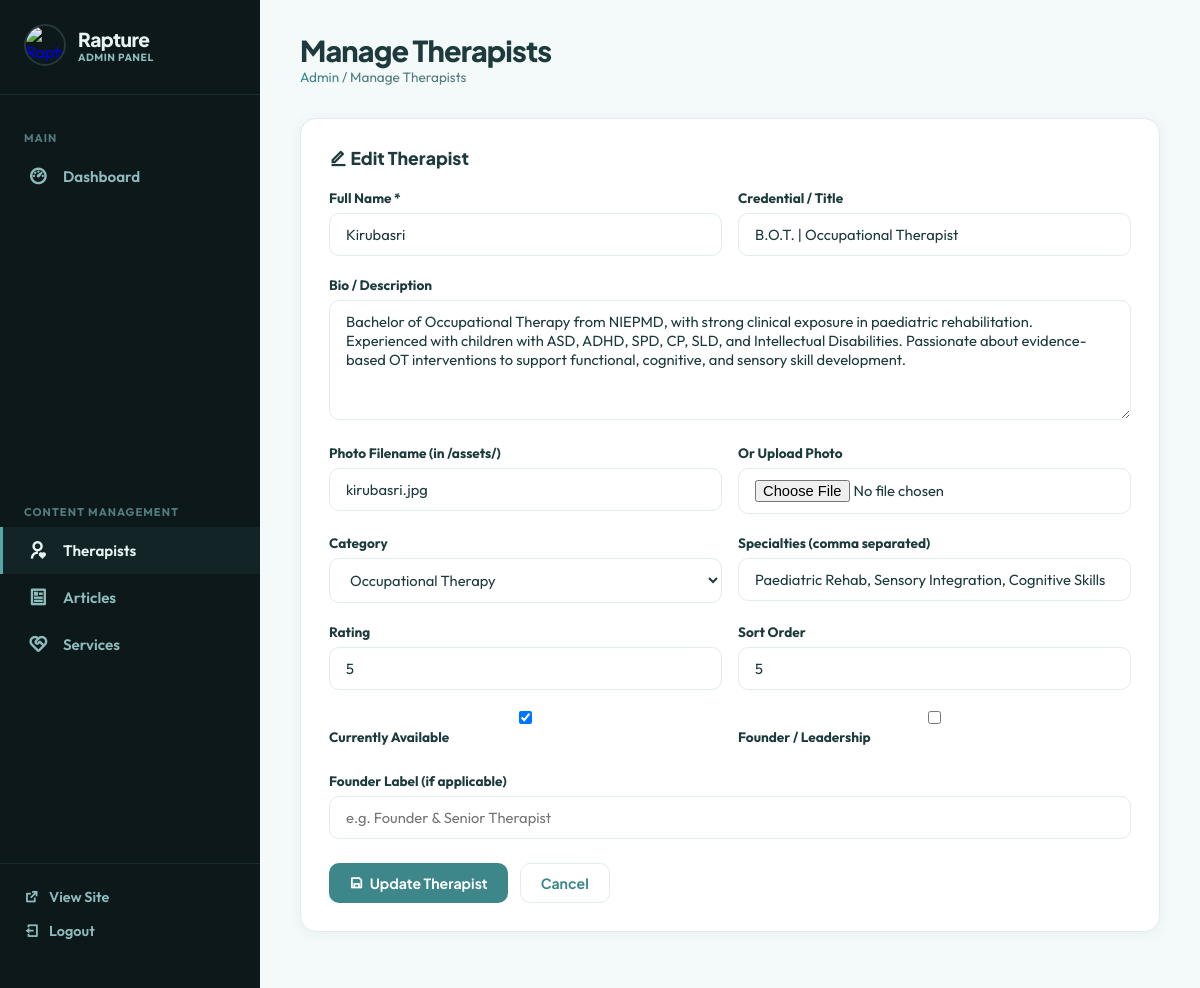
/admin/therapists.php?action=edit&id=5 (signed in), run on the app's committed database.
### tables this page shows
CREATE TABLE therapists (
            id INTEGER PRIMARY KEY AUTOINCREMENT,
            name TEXT NOT NULL,
            credential TEXT DEFAULT '',
            bio TEXT DEFAULT '',
            photo TEXT DEFAULT '',
            category TEXT DEFAULT 'speech',
            specialties TEXT DEFAULT '',
            rating REAL DEFAULT 5.0,
            is_available INTEGER DEFAULT 1,
            is_founder INTEGER DEFAULT 0,
            founder_label TEXT DEFAULT '',
            sort_order INTEGER DEFAULT 0,
            created_at DATETIME DEFAULT CURRENT_TIMESTAMP
        );

### admin/therapists.php (the view, shortened to what this page needs)
<?php
$db = getDB();
$action = $_GET['action'] ?? 'list';
$id = intval($_GET['id'] ?? 0);
$editData = null;
if ($action === 'edit' && $id > 0) {
    $stmt = $db->prepare('SELECT * FROM therapists WHERE id = ?');
    $stmt->execute([$id]);
    $editData = $stmt->fetch();
}
require_once __DIR__ . '/includes/header.php';
?>
<?php if ($action === 'add' || $action === 'edit'): ?>
<div class="admin-card">
    <h3><i class="ri-<?= $action === 'edit' ? 'edit' : 'user-add' ?>-line"></i> <?= $action === 'edit' ? 'Edit' : 'Add' ?> Therapist</h3>
    <form method="POST" class="admin-form" enctype="multipart/form-data">
        <div class="form-row-admin">
            <div class="form-group">
                <label for="name">Full Name *</label>
                <input type="text" id="name" name="name" value="<?= htmlspecialchars($editData['name'] ?? '') ?>" required>
            </div>
            <div class="form-group">
                <label for="credential">Credential / Title</label>
                <input type="text" id="credential" name="credential" value="<?= htmlspecialchars($editData['credential'] ?? '') ?>" placeholder="e.g. B.Sc SLP (Speech & Hearing)">
            </div>
        </div>
        <div class="form-group">
            <label for="bio">Bio / Description</label>
            <textarea id="bio" name="bio" placeholder="Brief professional biography..."><?= htmlspecialchars($editData['bio'] ?? '') ?></textarea>
        </div>
        <div class="form-row-admin">
            <div class="form-group">
                <label for="photo">Photo Filename (in /assets/)</label>
                <input type="text" id="photo" name="photo" value="<?= htmlspecialchars($editData['photo'] ?? '') ?>" placeholder="e.g. therapist_photo.png">
            </div>
            <div class="form-group">
                <label for="photo_file">Or Upload Photo</label>
                <input type="file" id="photo_file" name="photo_file" accept="image/*">
            </div>
        </div>
        <div class="form-row-admin">
            <div class="form-group">
                <label for="category">Category</label>
                <select id="category" name="category">
                    <option value="ot" <?= ($editData['category'] ?? '') === 'ot' ? 'selected' : '' ?>>Occupational Therapy</option>
                </select>
            </div>
            <div class="form-group">
                <label for="specialties">Specialties (comma separated)</label>
                <input type="text" id="specialties" name="specialties" value="<?= htmlspecialchars($editData['specialties'] ?? '') ?>" placeholder="e.g. Pediatric Speech, Autism, ADHD">
            </div>
        </div>
        <div class="form-row-admin">
            <div class="form-group">
                <label for="rating">Rating</label>
                <input type="number" id="rating" name="rating" value="<?= htmlspecialchars($editData['rating'] ?? '5.0') ?>" min="0" max="5" step="0.1">
            </div>
            <div class="form-group">
                <label for="sort_order">Sort Order</label>
                <input type="number" id="sort_order" name="sort_order" value="<?= htmlspecialchars($editData['sort_order'] ?? '0') ?>">
            </div>
        </div>
        <div class="form-row-admin">
            <div class="form-group">
                <label>
                    <input type="checkbox" name="is_available" <?= ($editData['is_available'] ?? 1) ? 'checked' : '' ?>> Currently Available
                </label>
            </div>
            <div class="form-group">
                <label>
                    <input type="checkbox" name="is_founder" <?= ($editData['is_founder'] ?? 0) ? 'checked' : '' ?>> Founder / Leadership
                </label>
            </div>
        </div>
        <div class="form-group">
            <label for="founder_label">Founder Label (if applicable)</label>
            <input type="text" id="founder_label" name="founder_label" value="<?= htmlspecialchars($editData['founder_label'] ?? '') ?>" placeholder="e.g. Founder & Senior Therapist">
        </div>
        <div class="admin-modal-actions" style="justify-content: flex-start;">
            <button type="submit" class="btn-admin btn-admin-primary"><i class="ri-save-line"></i> <?= $action === 'edit' ? 'Update' : 'Add' ?> Therapist</button>
            <a href="therapists.php" class="btn-admin btn-admin-outline">Cancel</a>
        </div>
    </form>
</div>
<?php endif; ?>
<?php require_once __DIR__ . '/includes/footer.php'; ?>

### admin/includes/header.php (style rules this page uses)
:root { --primary: #3d878a; --primary-light: #f0f8f8; --primary-medium: #54a6a9; --text-dark: #1d3b3c; --text-muted: #527c7e; --sidebar-bg: #0c1819; --sidebar-hover: #122425; --card-bg: #ffffff; --body-bg: #f4f9f9; --success: #076c18; --danger: #dc3545; --warning: #ffb547; --border: #e2eced; --shadow: 0 2px 12px rgba(61, 135, 138, 0.08); }
* { box-sizing: border-box; margin: 0; padding: 0; }
body { font-family: 'Outfit', sans-serif; background: var(--body-bg); color: var(--text-dark); display: flex; min-height: 100vh; }
.admin-card { background: var(--card-bg); border-radius: 16px; border: 1px solid var(--border); box-shadow: var(--shadow); padding: 28px; margin-bottom: 24px; }
.admin-card h3 { font-family: 'Plus Jakarta Sans', sans-serif; font-size: 1.1rem; font-weight: 800; color: var(--text-dark); margin-bottom: 20px; }
.btn-admin { display: inline-flex; align-items: center; gap: 6px; padding: 10px 20px; border-radius: 10px; font-family: 'Plus Jakarta Sans', sans-serif; font-weight: 700; font-size: 0.88rem; cursor: pointer; border: none; transition: all 0.2s ease; text-decoration: none; }
.btn-admin-primary { background: var(--primary); color: #fff; }
.btn-admin-outline { background: transparent; color: var(--primary); border: 1.5px solid var(--border); }
.admin-form .form-group { margin-bottom: 20px; }
.admin-form label { display: block; font-weight: 700; font-size: 0.85rem; color: var(--text-dark); margin-bottom: 6px; }
.admin-form input, .admin-form select, .admin-form textarea { width: 100%; padding: 11px 16px; border: 1.5px solid var(--border); border-radius: 10px; font-family: 'Outfit', sans-serif; font-size: 0.92rem; color: var(--text-dark); background: #fff; transition: border-color 0.2s; }
.admin-form textarea { min-height: 120px; resize: vertical; }
.form-row-admin { display: grid; grid-template-columns: 1fr 1fr; gap: 16px; }
.admin-modal-actions { display: flex; justify-content: flex-end; gap: 12px; margin-top: 24px; }

### data on the page
therapists: name "Kirubasri", credential "B.O.T. | Occupational Therapist", bio "Bachelor of Occupational Therapy from NIEPMD, with strong clinical exposure in paediatric rehabilitation. Experienced with children with ASD, ADHD, SPD, CP, SLD, and Intellectual Disabilities. Passionate about evidence-based OT interventions to support functional, cognitive, and sensory skill development.", photo "kirubasri.jpg", category "Occupational Therapy", specialties "Paediatric Rehab, Sensory Integration, Cognitive Skills", rating "5", sort_order "5", is_available "☑"

### other printed values
$admin_title "Manage Therapists"
